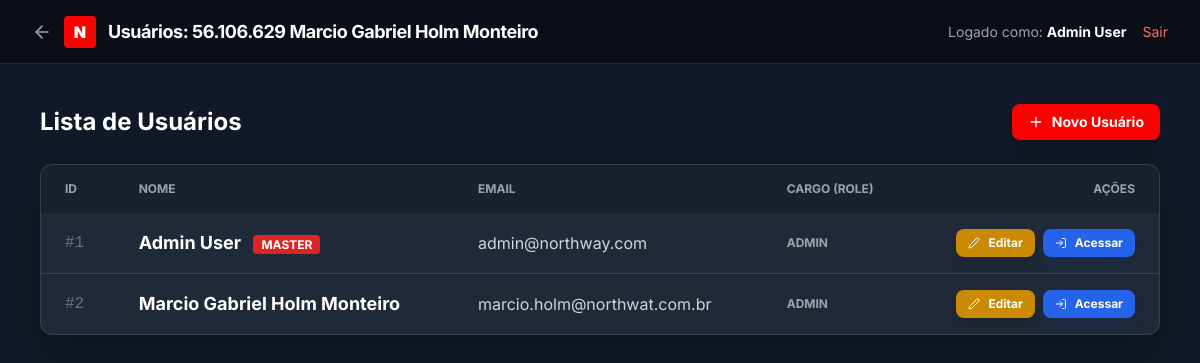
The app's page /master/company/1/users (signed in) with its own data.
### models.py (models this page shows, shortened)
class Company(db.Model):
    id = db.Column(db.Integer, primary_key=True)
    name = db.Column(db.String(100), nullable=False)
    created_at = db.Column(db.DateTime, default=datetime.utcnow)
    users = db.relationship('User', backref='company', lazy=True)
    leads = db.relationship('Lead', backref='company', lazy=True)
    pipelines = db.relationship('Pipeline', backref='company', lazy=True)
    document = db.Column(db.String(20), nullable=True) # CNPJ
    address_street = db.Column(db.String(150), nullable=True)
    address_number = db.Column(db.String(20), nullable=True)
    address_neighborhood = db.Column(db.String(100), nullable=True)
    address_city = db.Column(db.String(100), nullable=True)
    address_state = db.Column(db.String(2), nullable=True)
    address_zip = db.Column(db.String(10), nullable=True)
    representative = db.Column(db.String(100), nullable=True)
    representative_cpf = db.Column(db.String(20), nullable=True)
    logo_filename = db.Column(db.String(150), nullable=True)
    primary_color = db.Column(db.String(7), default='#fa0102') # Default Northway Red
    secondary_color = db.Column(db.String(7), default='#111827') # Default Dark Gray
    status = db.Column(db.String(20), default='active') # active, suspended, cancelled
    plan = db.Column(db.String(50), default='pro') # free, starter, pro, enterprise
    max_users = db.Column(db.Integer, default=5)
    max_leads = db.Column(db.Integer, default=1000)
    max_storage_gb = db.Column(db.Float, default=1.0)
    updated_at = db.Column(db.DateTime, default=datetime.utcnow, onupdate=datetime.utcnow)

class User(UserMixin, db.Model):
    id = db.Column(db.Integer, primary_key=True)
    name = db.Column(db.String(100), nullable=False)
    email = db.Column(db.String(120), unique=True, nullable=False)
    supabase_uid = db.Column(db.String(100), unique=True, nullable=True)
    password_hash = db.Column(db.String(200), nullable=False)
    password_hash = db.Column(db.String(200), nullable=False)
    role = db.Column(db.String(20), nullable=False, default=ROLE_SALES) # Legacy/Fallback
    role_id = db.Column(db.Integer, db.ForeignKey('role.id'), nullable=True) # New RBAC
    company_id = db.Column(db.Integer, db.ForeignKey('company.id'), nullable=True) # Nullable for Supabase Auth Triggers
    created_at = db.Column(db.DateTime, default=datetime.utcnow)
    profile_image = db.Column(db.String(150), nullable=True)
    phone = db.Column(db.String(20), nullable=True)
    status_message = db.Column(db.String(100), nullable=True)
    is_super_admin = db.Column(db.Boolean, default=False)
    onboarding_dismissed = db.Column(db.Boolean, default=False)
    leads = db.relationship('Lead', backref='assigned_user', lazy=True)
    allowed_pipelines = db.relationship('Pipeline', secondary=user_pipeline_association, backref=db.backref('allowed_users', lazy='dynamic'))

### master.py (the view)
@master.route('/master/company/<int:company_id>/users')
def company_users(company_id):
    company = Company.query.get_or_404(company_id)
    users = User.query.filter_by(company_id=company_id).all()
    return render_template('master_company_users.html', company=company, users=users)

### master.py (called while the page is built)
@master.before_request
@login_required
def check_master_access():
    if request.endpoint in ['master.revert_access', 'master.super_helper', 'master.run_library_migration', 'master.revoke_self', 'master.system_reset', 'master.migrate_saas', 'master.refresh_roles']:
        return
    if not getattr(current_user, 'is_super_admin', False):
        abort(403)

### templates/master_company_users.html (shortened to what this page needs)
{% extends "base.html" %}
{% block content %}
<div class="h-screen flex flex-col bg-gray-900 text-white">
    <div class="h-16 border-b border-gray-800 flex items-center justify-between px-8 bg-black/40">
        <div class="flex items-center gap-3">
            <a href="{{ url_for('master.dashboard') }}" class="text-gray-400 hover:text-white transition-colors">
                <i data-lucide="arrow-left" class="w-5 h-5"></i>
            </a>
            <div class="w-8 h-8 rounded bg-northway-red flex items-center justify-center font-black text-white">N</div>
            <h1 class="text-lg font-bold tracking-tight">Usuários: {{ company.name }}</h1>
        </div>
        <div class="flex items-center gap-4">
            <span class="text-sm text-gray-400">Logado como: <strong class="text-white">{{ current_user.name
                    }}</strong></span>
            <a href="{{ url_for('auth.logout') }}" class="text-sm text-red-400 hover:text-red-300">Sair</a>
        </div>
    </div>
    <div class="flex-1 overflow-y-auto p-10">
        <div class="max-w-6xl mx-auto">
            <div class="flex items-center justify-between mb-6">
                <h2 class="text-2xl font-bold">Lista de Usuários</h2>
                <a href="{{ url_for('master.company_user_new', company_id=company.id) }}"
                    class="bg-northway-red hover:bg-red-700 text-white px-4 py-2 rounded-lg font-bold text-sm transition-colors shadow-lg flex items-center gap-2">
                    <i data-lucide="plus" class="w-4 h-4"></i> Novo Usuário
                </a>
            </div>
            <div class="bg-gray-800 rounded-xl border border-gray-700 overflow-hidden shadow-2xl">
                <table class="w-full text-left">
                    <thead class="bg-black/20 text-gray-400 text-xs uppercase font-bold">
                        <tr>
                            <th class="px-6 py-4">ID</th>
                            <th class="px-6 py-4">Nome</th>
                            <th class="px-6 py-4">Email</th>
                            <th class="px-6 py-4">Cargo (Role)</th>
                            <th class="px-6 py-4 text-right">Ações</th>
                        </tr>
                    </thead>
                    <tbody class="divide-y divide-gray-700">
                        {% for user in users %}
                        <tr class="hover:bg-white/5 transition-colors">
                            <td class="px-6 py-4 font-mono text-gray-500">#{{ user.id }}</td>
                            <td class="px-6 py-4 font-bold text-white text-lg">
                                {{ user.name }}
                                {% if user.is_super_admin %}<span
                                    class="ml-2 text-xs bg-red-600 text-white px-2 py-0.5 rounded">MASTER</span>{% endif
                                %}
                            </td>
                            <td class="px-6 py-4 text-gray-300">{{ user.email }}</td>
                            <td class="px-6 py-4 text-gray-400 uppercase text-xs font-bold">{{ user.role }}</td>
                            <td class="px-6 py-4 text-right flex gap-2 justify-end">
                                <a href="{{ url_for('master.edit_user', user_id=user.id) }}"
                                    class="inline-flex items-center gap-2 bg-yellow-600 hover:bg-yellow-500 text-white px-3 py-1.5 rounded-lg font-bold text-xs transition-colors shadow-lg">
                                    <i data-lucide="edit-2" class="w-3 h-3"></i> Editar
                                </a>
                                <a href="{{ url_for('master.impersonate', user_id=user.id) }}"
                                    class="inline-flex items-center gap-2 bg-blue-600 hover:bg-blue-500 text-white px-3 py-1.5 rounded-lg font-bold text-xs transition-colors shadow-lg shadow-blue-900/20">
                                    <i data-lucide="log-in" class="w-3 h-3"></i> Acessar
                                </a>
                            </td>
                        </tr>
                        {% endfor %}
                    </tbody>
                </table>
            </div>
        </div>
    </div>
</div>
{% endblock %}

### templates/base.html (style rules this page uses)
body { -webkit-font-smoothing: antialiased; -moz-osx-font-smoothing: grayscale; }

### records on screen
Company: name "56.106.629 Marcio Gabriel Holm Monteiro"
User: name "Admin User", id "1", is_super_admin "MASTER", email "admin@northway.com", role "ADMIN"
User: id "2", name "Marcio Gabriel Holm Monteiro", email "marcio.holm@northwat.com.br", role "ADMIN"
